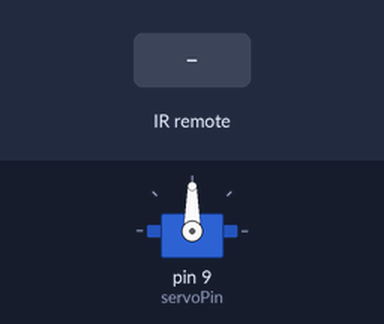
The sketch below on a simulated Arduino Uno, built with avr-gcc and run on an emulated ATmega328P. On the bench: servo. The test bench sets the inputs (shaded band). The local clock reads 2024-03-15 10:24:30 at power-on unless the sketch sets it.

Above: at 1.2 s.
1.3 s: infrared code 0xFF30CF received
At 2.0 s:
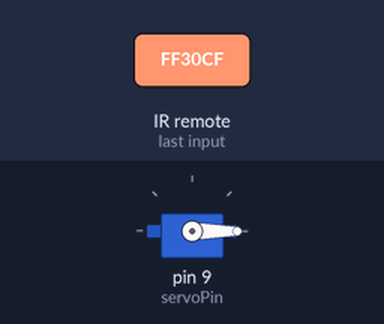
3.8 s: infrared code 0xFF52AD received
At 7.4 s:
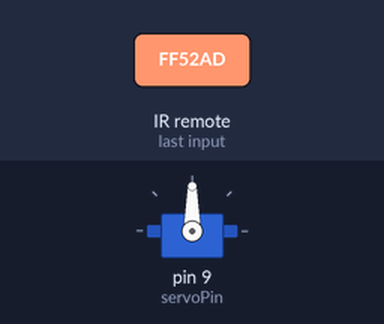
Timing chart, 0 to 8.9 s (numbered marks = the images above; inputs shaded):
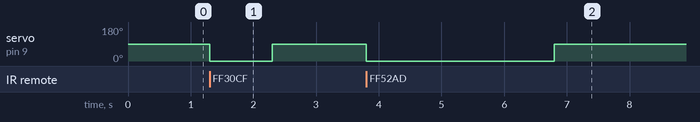

Measured:
- after the input at 1.3 s, servo on pin 9 (servoPin): 90° → 0° at once, → 90° 1.0 s later
- after the input at 3.8 s, servo on pin 9 (servoPin): 90° → 0° at once, → 90° 3.0 s later

The sketch:

FoodDispenser.ino
```cpp
#include <Wire.h>
#include <RTClib.h>
#include <Servo.h>
#include "IRremote.h"

const int servoPin = 9;
const int receiver = 7;

RTC_DS3231 rtc;
Servo myservo;
IRrecv irrecv(receiver);     // create instance of 'irrecv'
decode_results results;      // create instance of 'decode_results'

struct FeedingTime {
  uint8_t hour;
  uint8_t minute;
  bool foodDispensed;
};

FeedingTime feedingTimes[] = {
  {12, 30, false},  // 12:30 PM
  {18, 0, false},   // 6:00 PM
};

const int numFeedingTimes = sizeof(feedingTimes) / sizeof(feedingTimes[0]);

void setup() {
  Wire.begin();
  rtc.begin();
  myservo.attach(servoPin);
  rtc.adjust(DateTime(F(__DATE__), F(__TIME__)));
  irrecv.enableIRIn();
}

void loop() {
  feedByTime();
  feedByRemote();
}

void feedByTime() {
  DateTime now = rtc.now();

  for (int i = 0; i < numFeedingTimes; i++) {
    if (!feedingTimes[i].foodDispensed && now.hour() == feedingTimes[i].hour && now.minute() == feedingTimes[i].minute) {
      dispenseFood(5000);
      feedingTimes[i].foodDispensed = true;
      delay(1000); // Wait to avoid multiple dispenses in quick succession
    }
  }
}

void feedByRemote() {
  if (irrecv.decode(&results)) // have we received an IR signal?
  {
    if(results.value == 0xFF30CF) {
      dispenseFood(1000);
    } else if(results.value == 0xFF52AD) {
      dispenseFood(3000);
    }
    irrecv.resume(); // receive the next value
  }
}

void dispenseFood(int d) {
  myservo.write(0); // Open the food dispenser
  delay(d); // Wait for food to be dispensed
  myservo.write(90); // Close the food dispenser
}
```
